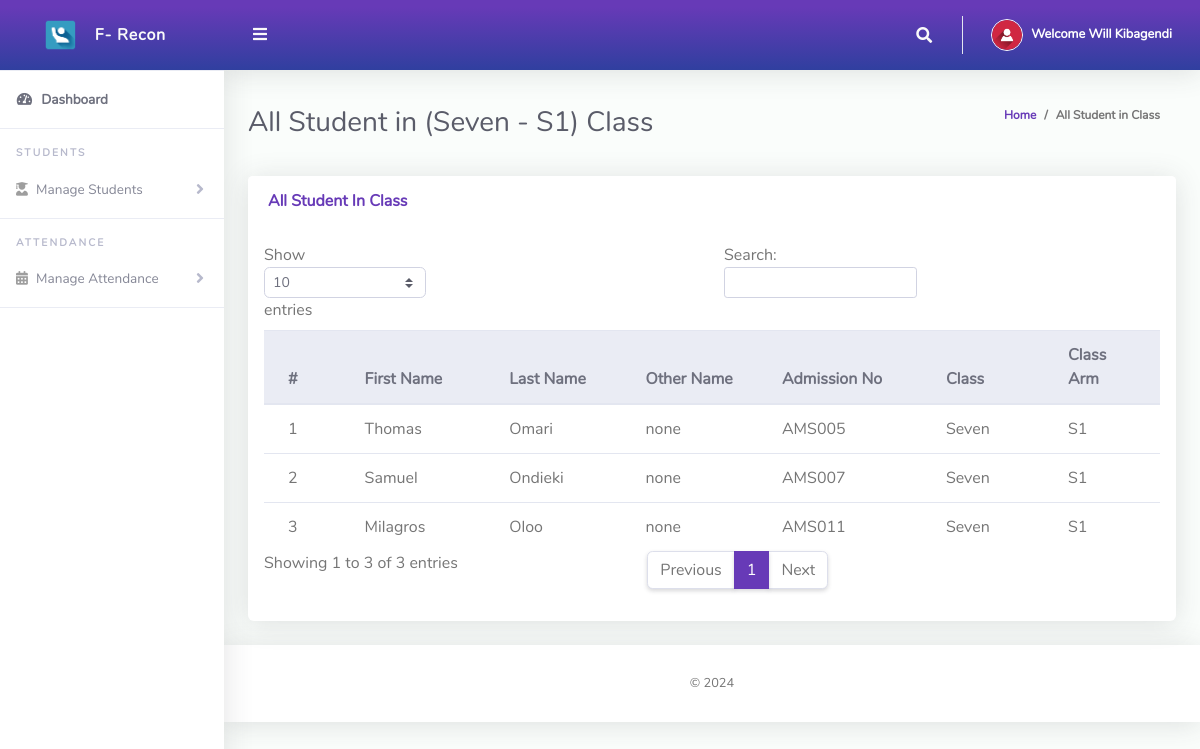
Screenshot of /Student-Attendance/faculty/viewStudents.php (signed in) with the database file from the repository.
### tables this page shows
CREATE TABLE `tblteachers` (
  `Id` int(10) NOT NULL,
  `firstName` varchar(255) NOT NULL,
  `lastName` varchar(255) NOT NULL,
  `emailAddress` varchar(255) NOT NULL,
  `password` varchar(255) NOT NULL,
  `phoneNo` varchar(50) NOT NULL,
  `classId` varchar(10) NOT NULL,
  `classArmId` varchar(10) NOT NULL,
  `dateCreated` varchar(50) NOT NULL
);

CREATE TABLE `tblclassarms` (
  `Id` int(10) NOT NULL,
  `classId` varchar(10) NOT NULL,
  `classArmName` varchar(255) NOT NULL,
  `isAssigned` varchar(10) NOT NULL
);

CREATE TABLE `tblclass` (
  `Id` int(10) NOT NULL,
  `className` varchar(255) NOT NULL
);

CREATE TABLE `tblstudents` (
  `Id` int(10) NOT NULL,
  `firstName` varchar(255) NOT NULL,
  `lastName` varchar(255) NOT NULL,
  `otherName` varchar(255) NOT NULL,
  `admissionNumber` varchar(255) NOT NULL,
  `password` varchar(50) NOT NULL,
  `classId` varchar(10) NOT NULL,
  `classArmId` varchar(10) NOT NULL,
  `dateCreated` varchar(50) NOT NULL
);

### Student-Attendance/faculty/viewStudents.php (the view, shortened to what this page needs)
<?php
include '../Includes/dbcon.php';
$query = "SELECT tblclass.className,tblclassarms.classArmName
    FROM tblteachers
    INNER JOIN tblclass ON tblclass.Id = tblteachers.classId
    INNER JOIN tblclassarms ON tblclassarms.Id = tblteachers.classArmId
    Where tblteachers.Id = '$_SESSION[userId]'";
    $rs = $conn->query($query);
    $rrw = $rs->fetch_assoc();
?>
<!DOCTYPE html>
<html lang="en">
<head>
  <link href="../vendor/fontawesome-free/css/all.min.css" rel="stylesheet" type="text/css">
  <link href="../vendor/bootstrap/css/bootstrap.min.css" rel="stylesheet" type="text/css">
  <link href="css/ruang-admin.min.css" rel="stylesheet">
</head>
<body id="page-top">
  <div id="wrapper">
      <?php include "Includes/sidebar.php";?>
    <div id="content-wrapper" class="d-flex flex-column">
      <div id="content">
       <?php include "Includes/topbar.php";?>
        <div class="container-fluid" id="container-wrapper">
          <div class="d-sm-flex align-items-center justify-content-between mb-4">
            <h1 class="h3 mb-0 text-gray-800">All Student in (<?php echo $rrw['className'].' - '.$rrw['classArmName'];?>) Class</h1>
            <ol class="breadcrumb">
              <li class="breadcrumb-item"><a href="./">Home</a></li>
              <li class="breadcrumb-item active" aria-current="page">All Student in Class</li>
            </ol>
          </div>
          <div class="row">
            <div class="col-lg-12">
                 <div class="row">
              <div class="col-lg-12">
              <div class="card mb-4">
                <div class="card-header py-3 d-flex flex-row align-items-center justify-content-between">
                  <h6 class="m-0 font-weight-bold text-primary">All Student In Class</h6>
                </div>
                <div class="table-responsive p-3">
                  <table class="table align-items-center table-flush table-hover" id="dataTableHover">
                    <thead class="thead-light">
                      <tr>
                        <th>#</th>
                        <th>First Name</th>
                        <th>Last Name</th>
                        <th>Other Name</th>
                        <th>Admission No</th>
                        <th>Class</th>
                        <th>Class Arm</th>
                      </tr>
                    </thead>
                    <tbody>
                  <?php
                      $query = "SELECT tblstudents.Id,tblclass.className,tblclassarms.classArmName,tblclassarms.Id AS classArmId,tblstudents.firstName,
                      tblstudents.lastName,tblstudents.otherName,tblstudents.admissionNumber,tblstudents.dateCreated
                      FROM tblstudents
                      INNER JOIN tblclass ON tblclass.Id = tblstudents.classId
                      INNER JOIN tblclassarms ON tblclassarms.Id = tblstudents.classArmId
                      where tblstudents.classId = '$_SESSION[classId]' and tblstudents.classArmId = '$_SESSION[classArmId]'";
                      $rs = $conn->query($query);
                      $num = $rs->num_rows;
                      $sn=0;
                      if($num > 0)
                      {
                        while ($rows = $rs->fetch_assoc())
                          {
                             $sn = $sn + 1;
                            echo"
                              <tr>
                                <td>".$sn."</td>
                                <td>".$rows['firstName']."</td>
                                <td>".$rows['lastName']."</td>
                                <td>".$rows['otherName']."</td>
                                <td>".$rows['admissionNumber']."</td>
                                <td>".$rows['className']."</td>
                                <td>".$rows['classArmName']."</td>
                              </tr>";
                          }
                      }
                      else
                      {
                           echo
                           "<div class='alert alert-danger' role='alert'>
                            No Record Found!
                            </div>";
                      }
                      ?>
                    </tbody>
                  </table>
                </div>
              </div>
            </div>
            </div>
          </div>
        </div>
      </div>
       <?php include "Includes/footer.php";?>
    </div>
  </div>
</body>
</html>

### Student-Attendance/faculty/Includes/sidebar.php (shortened to what this page needs)
<ul class="navbar-nav sidebar sidebar-light accordion" id="accordionSidebar">
     <a class="sidebar-brand d-flex align-items-center bg-gradient-primary justify-content-center" href="index.php">
       <div class="sidebar-brand-icon" >
         <img src="img/logo/attnlg.jpg">
       </div>
       <div class="sidebar-brand-text mx-3">F- Recon</div>
     </a>
     <hr class="sidebar-divider my-0">
     <li class="nav-item active">
       <a class="nav-link" href="index.php">
         <i class="fas fa-fw fa-tachometer-alt"></i>
         <span>Dashboard</span></a>
     </li>
     <hr class="sidebar-divider">
     <div class="sidebar-heading">
       Students
     </div>
      <li class="nav-item">
       <a class="nav-link collapsed" href="#" data-toggle="collapse" data-target="#collapseBootstrap2"
         aria-expanded="true" aria-controls="collapseBootstrap2">
         <i class="fas fa-user-graduate"></i>
         <span>Manage Students</span>
       </a>
     </li>
     <hr class="sidebar-divider">
     <div class="sidebar-heading">
     Attendance
     </div>
      <li class="nav-item">
       <a class="nav-link collapsed" href="#" data-toggle="collapse" data-target="#collapseBootstrapcon"
         aria-expanded="true" aria-controls="collapseBootstrapcon">
         <i class="fa fa-calendar-alt"></i>
         <span>Manage Attendance</span>
       </a>
     </li>
     <hr class="sidebar-divider">
   </ul>

### Student-Attendance/faculty/Includes/topbar.php (shortened to what this page needs)
<?php
  $query = "SELECT * FROM tblteachers WHERE Id = ".$_SESSION['userId']."";
  $rs = $conn->query($query);
  $rows = $rs->fetch_assoc();
  $fullName = $rows['firstName']." ".$rows['lastName'];;
?>
<nav class="navbar navbar-expand navbar-light bg-gradient-primary topbar mb-4 static-top">
          <button id="sidebarToggleTop" class="btn btn-link rounded-circle mr-3">
            <i class="fa fa-bars"></i>
          </button>
          <ul class="navbar-nav ml-auto">
            <li class="nav-item dropdown no-arrow">
              <a class="nav-link dropdown-toggle" href="#" id="searchDropdown" role="button" data-toggle="dropdown"
                aria-haspopup="true" aria-expanded="false">
                <i class="fas fa-search fa-fw"></i>
              </a>
            </li>
            <li class="nav-item dropdown no-arrow">
              <a class="nav-link dropdown-toggle" href="#" id="userDropdown" role="button" data-toggle="dropdown"
                aria-haspopup="true" aria-expanded="false">
                <img class="img-profile rounded-circle" src="img/user-icn.png" style="max-width: 60px">
                <span class="ml-2 d-none d-lg-inline text-white small"><b>Welcome <?php echo $fullName;?></b></span>
              </a>
            </li>
          </ul>
        </nav>

### Student-Attendance/faculty/Includes/footer.php
<footer class="sticky-footer bg-white">
        <div class="container my-auto">
          <div class="copyright text-center my-auto">
            <span> &copy; <script> document.write(new Date().getFullYear()); </script>
            </span>
          </div>
        </div>
      </footer>

### rows the page displays
tblteachers: fullName "Will Kibagendi"
tblclassarms: classId.className "Seven", classArmName "S1"
tblstudents: firstName "Thomas", lastName "Omari", otherName "none", admissionNumber "AMS005", classId.className "Seven", classArmId.classArmName "S1"
tblstudents: firstName "Samuel", lastName "Ondieki", otherName "none", admissionNumber "AMS007", classId.className "Seven", classArmId.classArmName "S1"
tblstudents: firstName "Milagros", lastName "Oloo", otherName "none", admissionNumber "AMS011", classId.className "Seven", classArmId.classArmName "S1"
